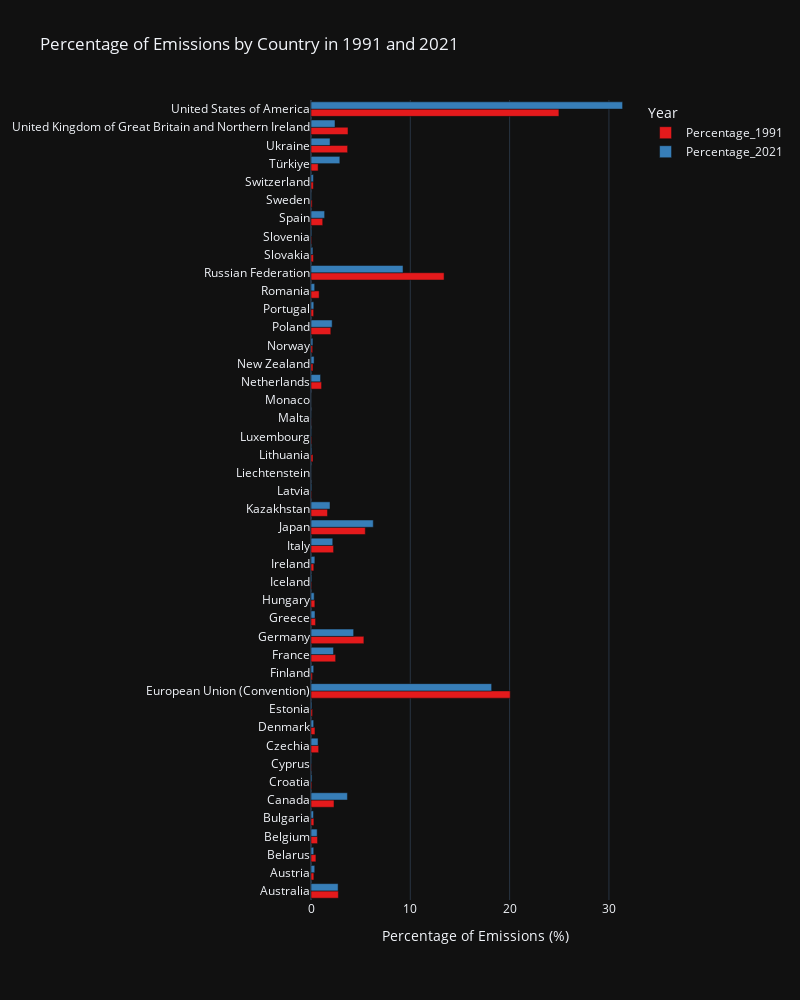

Source (notebook cell):
### Markdown cell above
Create  horizontal bar graph using Plotly as there are 44 countries on the Y- axis

### Code cell
# Create the grouped horizontal bar chart
fig = px.bar(ghg_annexi_countries_percentage_df, 
             y='Party', 
             x=['Percentage_1991', 'Percentage_2021'], 
             orientation='h', 
             title='Percentage of Emissions by Country in 1991 and 2021',
             labels={'value': 'Percentage of Emissions', 'variable': 'Year'},
             color_discrete_sequence=px.colors.qualitative.Set1,
             template='plotly_dark',
             width=800,
             height=1000
            )

# Update layout
fig.update_layout(
    xaxis=dict(title='Percentage of Emissions (%)'),
    yaxis=dict(title=None),
    legend_title='Year',
    margin=dict(l=200, r=50, t=100, b=100),
    barmode='group'
)

### Figure 1 — Plotly figure (JSON) as saved in the notebook; plotly's stock layout.template omitted (floating-point values rounded to 4 significant figures)
{"data": [{"alignmentgroup": "True", "hovertemplate": "Year=Percentage_1991<br>Percentage of Emissions=%{x}<br>Party=%{y}<extra></extra>", "legendgroup": "Percentage_1991", "marker": {"color": "rgb(228,26,28)", "pattern": {"shape": ""}}, "name": "Percentage_1991", "offsetgroup": "Percentage_1991", "orientation": "h", "showlegend": true, "textposition": "auto", "type": "bar", "x": [2.757, 0.2867, 0.4969, 0.6595, 0.2908, 2.318, 0.07824, 0.02667, 0.7715, 0.4003, 0.1527, 20.06, 0.139, 2.482, 5.326, 0.4587, 0.3889, 0.0591, 0.2815, 2.274, 5.469, 1.662, 0.0511, 0.001034, 0.2006, 0.06, 0.01116, 0.0004658, 1.065, 0.1965, 0.1658, 1.994, 0.267, 0.8185, 13.4, 0.2445, 0.05732, 1.18, 0.1152, 0.2344, 0.7196, 3.687, 3.727, 24.97], "xaxis": "x", "y": ["Australia", "Austria", "Belarus", "Belgium", "Bulgaria", "Canada", "Croatia", "Cyprus", "Czechia", "Denmark", "Estonia", "European Union (Convention)", "Finland", "France", "Germany", "Greece", "Hungary", "Iceland", "Ireland", "Italy", "Japan", "Kazakhstan", "Latvia", "Liechtenstein", "Lithuania", "Luxembourg", "Malta", "Monaco", "Netherlands", "New Zealand", "Norway", "Poland", "Portugal", "Romania", "Russian Federation", "Slovakia", "Slovenia", "Spain", "Sweden", "Switzerland", "Türkiye", "Ukraine", "United Kingdom of Great Britain and Northern Ireland", "United States of America"], "yaxis": "y"}, {"alignmentgroup": "True", "hovertemplate": "Year=Percentage_2021<br>Percentage of Emissions=%{x}<br>Party=%{y}<extra></extra>", "legendgroup": "Percentage_2021", "marker": {"color": "rgb(55,126,184)", "pattern": {"shape": ""}}, "name": "Percentage_2021", "offsetgroup": "Percentage_2021", "orientation": "h", "showlegend": true, "textposition": "auto", "type": "bar", "x": [2.73, 0.3771, 0.2748, 0.6214, 0.2515, 3.669, 0.1047, 0.04738, 0.7119, 0.2695, 0.08705, 18.19, 0.2712, 2.265, 4.293, 0.4045, 0.3203, 0.07898, 0.3901, 2.191, 6.271, 1.915, 0.0737, 0.001035, 0.07954, 0.04935, 0.01199, 0.0004132, 0.9631, 0.3131, 0.1876, 2.131, 0.2828, 0.3715, 9.268, 0.1886, 0.07303, 1.372, 0.0343, 0.243, 2.905, 1.918, 2.419, 31.38], "xaxis": "x", "y": ["Australia", "Austria", "Belarus", "Belgium", "Bulgaria", "Canada", "Croatia", "Cyprus", "Czechia", "Denmark", "Estonia", "European Union (Convention)", "Finland", "France", "Germany", "Greece", "Hungary", "Iceland", "Ireland", "Italy", "Japan", "Kazakhstan", "Latvia", "Liechtenstein", "Lithuania", "Luxembourg", "Malta", "Monaco", "Netherlands", "New Zealand", "Norway", "Poland", "Portugal", "Romania", "Russian Federation", "Slovakia", "Slovenia", "Spain", "Sweden", "Switzerland", "Türkiye", "Ukraine", "United Kingdom of Great Britain and Northern Ireland", "United States of America"], "yaxis": "y"}], "layout": {"barmode": "group", "height": 1000, "legend": {"title": {"text": "Year"}, "tracegroupgap": 0}, "margin": {"b": 100, "l": 200, "r": 50, "t": 100}, "title": {"text": "Percentage of Emissions by Country in 1991 and 2021"}, "width": 800, "xaxis": {"anchor": "y", "domain": [0, 1], "title": {"text": "Percentage of Emissions (%)"}}, "yaxis": {"anchor": "x", "domain": [0, 1], "title": {}}}}
